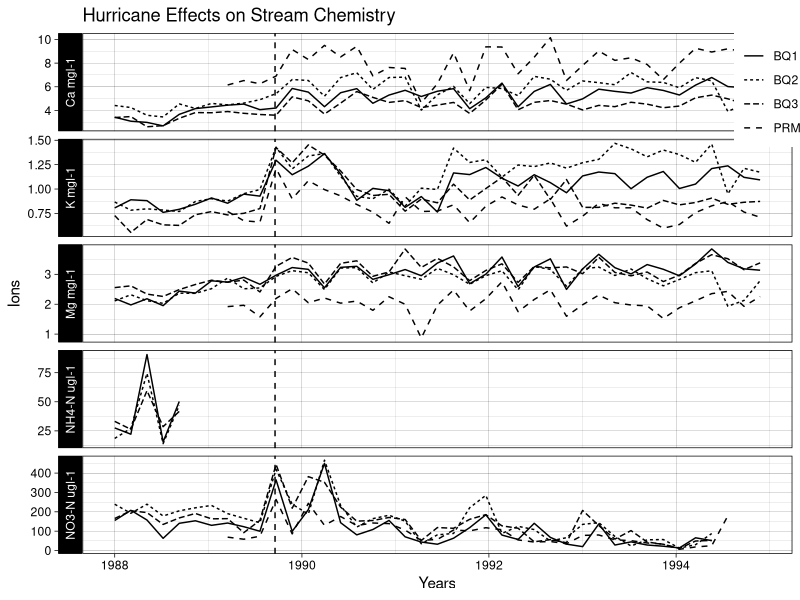
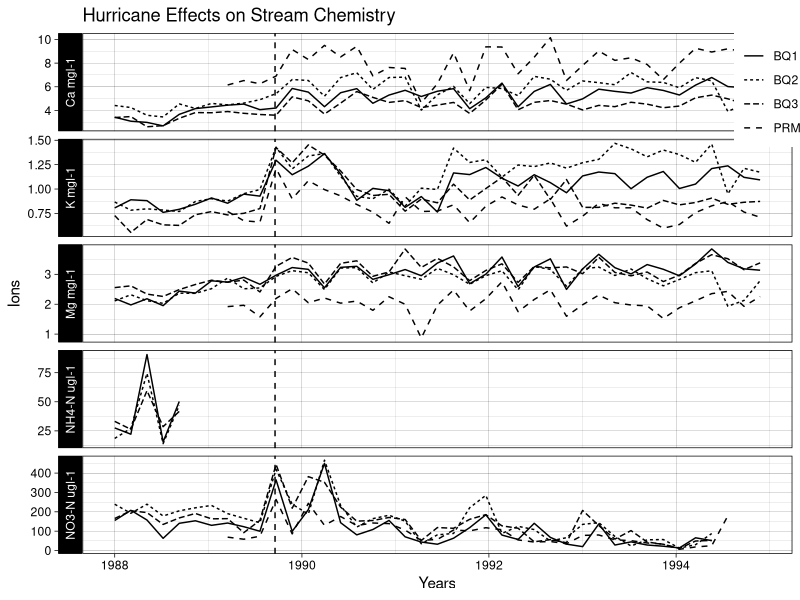

Write the R code that produced these figures, in order.
## ---- chunk 1
#| warning: false
library(tidyverse)
lter_smoothed_output <- read_csv("../output/lter_smoothed_output.csv")

ggplot(
  data = lter_smoothed_output,
  mapping = aes(
    x = window_start,
    y = window_mean,
    group = sample_id,
    linetype = sample_id
  )
) +
  geom_line() +
  geom_vline(xintercept = ymd("1989-09-18"), linetype = "dashed") +
  theme_linedraw() +
  theme(legend.position = c(.97, .91)) +
  facet_grid(rows = vars(ions), scales = "free_y", switch = "y") +
  ylab("Ions") +
  xlab("Years") +
  labs(title = "Hurricane Effects on Stream Chemistry", linetype = "")

ggsave("../figs/fig3_recreation.png")
